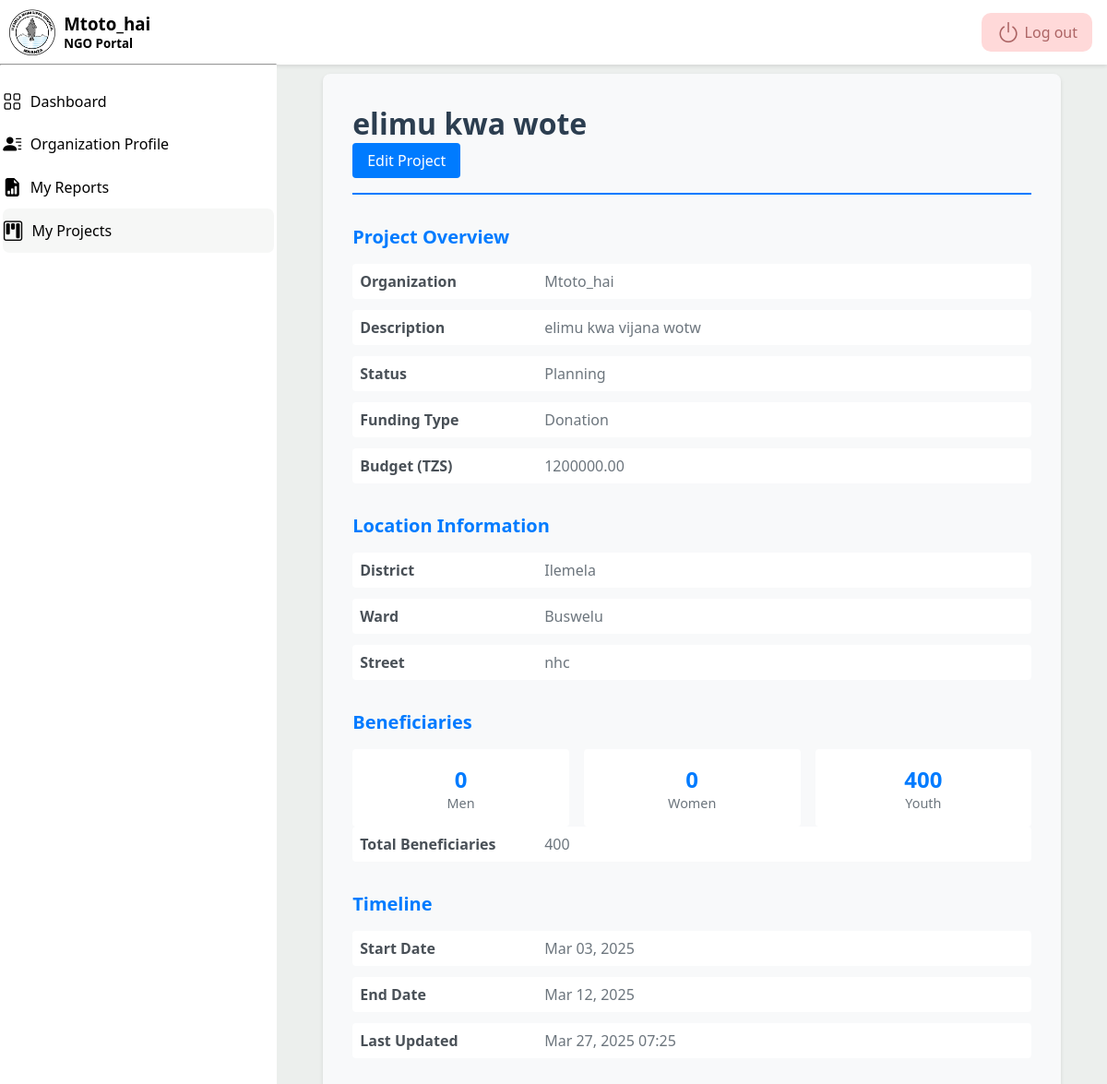
The app's page /2/ (signed in), older data.
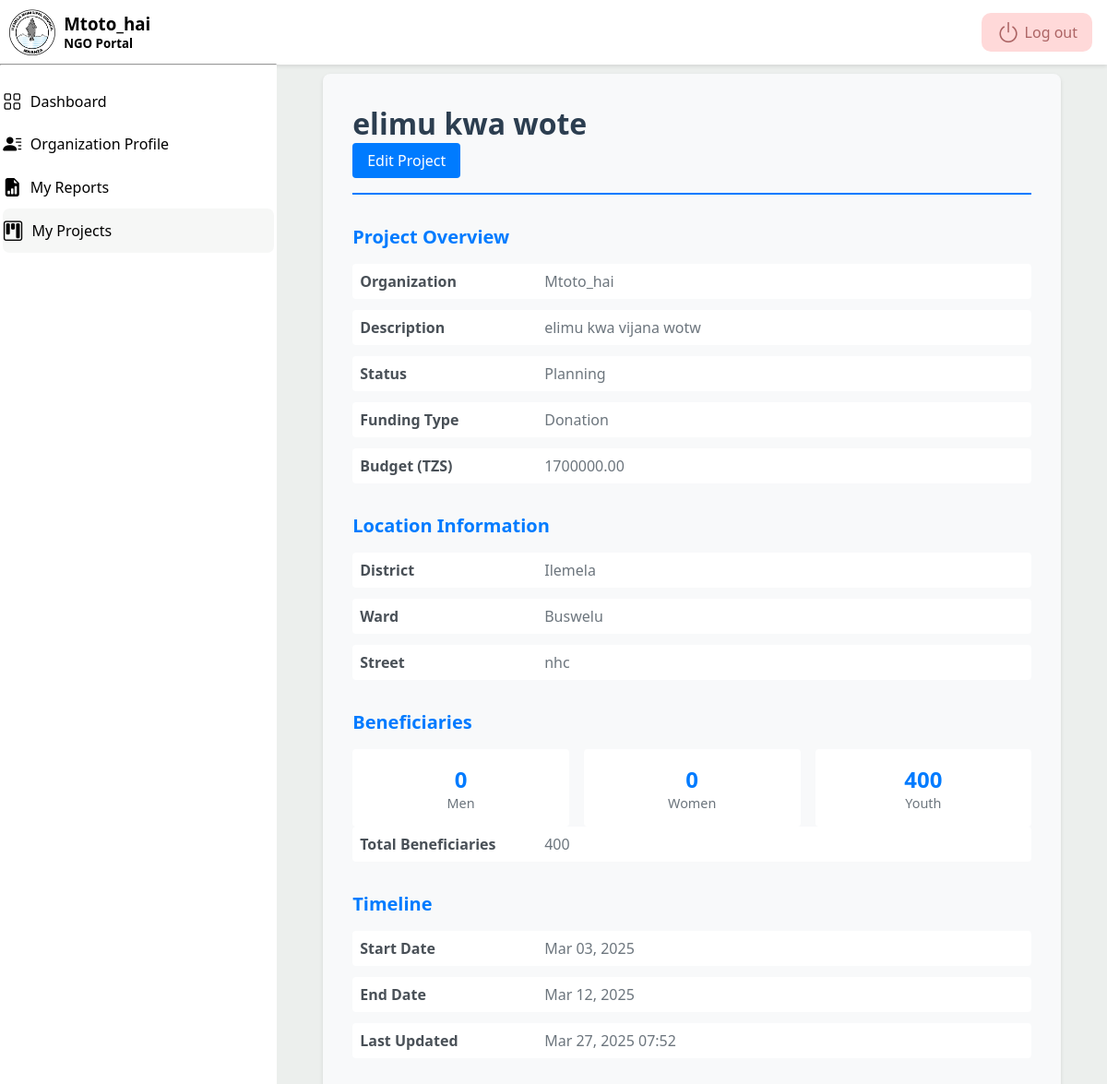
The same page, newer data.
### project/models.py (models this page shows, shortened)
class Project(models.Model):
	class Status(models.TextChoices):
		PLANNING = 'PLAN', _('Planning')
		ONGOING = 'ONGO', _('Ongoing')
		COMPLETED = 'COMP', _('Completed')
		SUSPENDED = 'SUSP', _('Suspended')
	class FundingType(models.TextChoices):
		GRANT = 'GRANT', _('Grant')  # Fixed typo (GRANT → GRANT)
		DONATION = 'DON', _('Donation')
		SELF_FUNDED = 'SELF', _('Self-Funded')
		PARTNERSHIP = 'PART', _('Partnership')
	class WardChoices(models.TextChoices):
		NYAKATO = 'NYAKATO', _('Nyakato')
		BUSWELU = 'BUSWELU', _('Buswelu')
		ILEMELA = 'ILEMELA', _('Ilemela')
		PASIANSI = 'PASIANSI', _('Pasiansi')
		BUGOBWA = 'BUGOBWA', _('Bugogwa')  # Fixed typo (Bugogwa → BUGOBWA)
		SANGABUYE = 'SANGABUYE', _('Sangabuye')
		MECCO = 'MECCO', _('MECCO')
		BUZURUGA = 'BUZURUGA', _('Buzuruga')
		NYASAKA = 'NYASAKA', _('Nyasaka')
		KAHAMA = 'KAHAMA', _('Kahama')
		KISEKE = 'KISEKE', _('Kiseke')
		KAYENZE = 'KAYENZE', _('Kayenze')
		SHIBULA = 'SHIBULA', _('Shibula')
		KAWEEKAMO = 'KAWEEKAMO', _('Kawekamo')
		KITANGIRI = 'KITANGIRI', _('Kitangiri')
		KIRUMBA = 'KIRUMBA', _('Kirumba')
		NYAMANORO = 'NYAMANORO', _('Nyamanoro')
		IBUNGILO = 'IBUNGILO', _('Ibungilo')
		NYAMHONGOLO = 'NYAMHONGOLO', _('Nyamhongolo')
	name = models.CharField(_("Project Name"), max_length=255)
	description = models.TextField(_("Project Description"))
	organization = models.ForeignKey(
		settings.AUTH_USER_MODEL,
		related_name='projects',
		on_delete=models.CASCADE
	)
	start_date = models.DateField(_("Start Date"))
	end_date = models.DateField(_("End Date"), blank=True, null=True)
	status = models.CharField(
		_("Project Status"),
		max_length=4,
		choices=Status.choices,
		default=Status.PLANNING
	)
	funding_type = models.CharField(
		_("Funding Type"),
		max_length=5,
		choices=FundingType.choices,
		default=FundingType.GRANT
	)
	budget = models.DecimalField(
		_("Project Budget (TZS)"),
		max_digits=14,
		decimal_places=2,
		blank=True,
		null=True
	)
	men = models.IntegerField(_("Men Beneficiaries"), default=0)
	women = models.IntegerField(_("Women Beneficiaries"), default=0)
	youth = models.IntegerField(_("Youth Beneficiaries"), default=0)
	district = models.CharField(
		_("District"),
		max_length=20,
		default="Ilemela",
		editable=False  # Prevents editing in admin/forms
	)
	ward = models.CharField(
		_("Ward"),
		max_length=20,
		choices=WardChoices.choices
	)
	street = models.CharField(_("Street"), max_length=100)
	created_at = models.DateTimeField(auto_now_add=True)
	updated_at = models.DateTimeField(auto_now=True)
	class Meta:
		verbose_name = _("Project")
		verbose_name_plural = _("Projects")
		ordering = ['-created_at']
		indexes = [
			models.Index(fields=['status']),
			models.Index(fields=['organization']),
		]
	@property
	def total_beneficiaries(self):
		return self.men + self.women + self.youth

### project/views.py (the view)
# urls.py: path('<int:pk>/', views.project_details, name='project_details'),
@login_required
def project_details(request, pk):
	project = get_object_or_404(Project, pk=pk)
	if not (request.user.is_staff or project.organization == request.user):
		return redirect('permission_denied')
	return render(request, 'project/detail.html', {'project': project, 'section':'project',})

### project/templates/project/detail.html (shortened to what this page needs)
{% extends "user_account/base.html" %}
{% load i18n %}
{% block content %}
<div class="project-container">
	<div class="project-header">
		<h1 class="project-title">{{ project.name }}</h1>
		{% if request.user == project.organization or request.user.is_staff %}
			<a href="{% url 'project:project_edit' pk=project.pk %}" class="edit-button">
				{% trans "Edit Project" %}
			</a>
		{% endif %}
	</div>
	<div class="project-section">
		<h2 class="section-title">{% trans "Project Overview" %}</h2>
		<div class="detail-row">
			<div class="detail-label">{% trans "Organization" %}</div>
			<div class="detail-value">{{ project.organization }}</div>
		</div>
		<div class="detail-row">
			<div class="detail-label">{% trans "Description" %}</div>
			<div class="detail-value">{{ project.description }}</div>
		</div>
		<div class="detail-row">
			<div class="detail-label">{% trans "Status" %}</div>
			<div class="detail-value">{{ project.get_status_display }}</div>
		</div>
		<div class="detail-row">
			<div class="detail-label">{% trans "Funding Type" %}</div>
			<div class="detail-value">{{ project.get_funding_type_display }}</div>
		</div>
		<div class="detail-row">
			<div class="detail-label">{% trans "Budget (TZS)" %}</div>
			<div class="detail-value">{{ project.budget|default:"-" }}</div>
		</div>
	</div>
	<div class="project-section">
		<h2 class="section-title">{% trans "Location Information" %}</h2>
		<div class="detail-row">
			<div class="detail-label">{% trans "District" %}</div>
			<div class="detail-value">{{ project.district }}</div>
		</div>
		<div class="detail-row">
			<div class="detail-label">{% trans "Ward" %}</div>
			<div class="detail-value">{{ project.get_ward_display }}</div>
		</div>
		<div class="detail-row">
			<div class="detail-label">{% trans "Street" %}</div>
			<div class="detail-value">{{ project.street }}</div>
		</div>
	</div>
	<div class="project-section">
		<h2 class="section-title">{% trans "Beneficiaries" %}</h2>
		<div class="beneficiary-stats">
			<div class="stat-box">
				<div class="stat-value">{{ project.men }}</div>
				<div class="stat-label">{% trans "Men" %}</div>
			</div>
			<div class="stat-box">
				<div class="stat-value">{{ project.women }}</div>
				<div class="stat-label">{% trans "Women" %}</div>
			</div>
			<div class="stat-box">
				<div class="stat-value">{{ project.youth }}</div>
				<div class="stat-label">{% trans "Youth" %}</div>
			</div>
		</div>
		<div class="detail-row">
			<div class="detail-label">{% trans "Total Beneficiaries" %}</div>
			<div class="detail-value">{{ project.total_beneficiaries }}</div>
		</div>
	</div>
	<div class="project-section">
		<h2 class="section-title">{% trans "Timeline" %}</h2>
		<div class="detail-row">
			<div class="detail-label">{% trans "Start Date" %}</div>
			<div class="detail-value">{{ project.start_date|date:"M d, Y" }}</div>
		</div>
		<div class="detail-row">
			<div class="detail-label">{% trans "End Date" %}</div>
			<div class="detail-value">
				{% if project.end_date %}
					{{ project.end_date|date:"M d, Y" }}
				{% else %}
					{% trans "Ongoing" %}
				{% endif %}
			</div>
		</div>
		<div class="detail-row">
			<div class="detail-label">{% trans "Last Updated" %}</div>
			<div class="detail-value">{{ project.updated_at|date:"M d, Y H:i" }}</div>
		</div>
	</div>
</div>
{% endblock %}

Row changes from the older to the newer data that the page shows:
changed Project "elimu kwa wote": budget "1200000.00" → "1700000.00"; updated_at "Mar 27, 2025 07:25" → "Mar 27, 2025 07:52"
